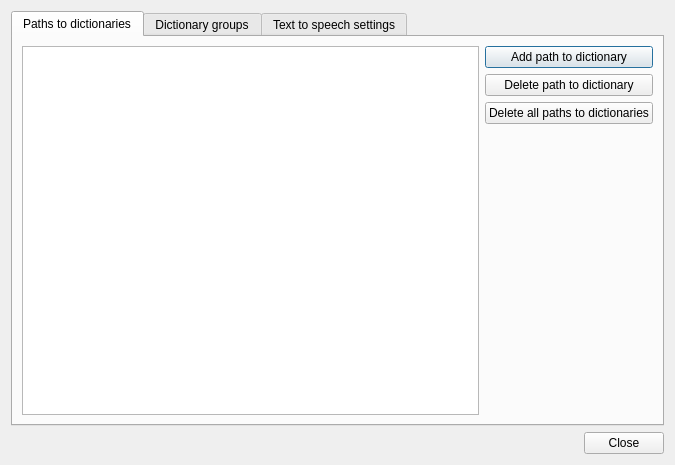
<?xml version="1.0" encoding="UTF-8"?>
<ui version="4.0">
 <class>DictionarySettings</class>
 <widget class="QDialog" name="DictionarySettings">
  <property name="windowModality">
   <enum>Qt::ApplicationModal</enum>
  </property>
  <property name="geometry">
   <rect>
    <x>0</x>
    <y>0</y>
    <width>675</width>
    <height>465</height>
   </rect>
  </property>
  <property name="windowTitle">
   <string>Dictionary settings</string>
  </property>
  <layout class="QVBoxLayout" name="verticalLayout">
   <item>
    <widget class="QTabWidget" name="tabWidget">
     <property name="currentIndex">
      <number>0</number>
     </property>
     <widget class="QWidget" name="Dict_path_tab">
      <attribute name="title">
       <string>Paths to dictionaries</string>
      </attribute>
      <layout class="QHBoxLayout" name="horizontalLayout">
       <item>
        <layout class="QVBoxLayout" name="verticalLayout_2">
         <item>
          <widget class="QListWidget" name="path_to_dict_list">
           <property name="horizontalScrollBarPolicy">
            <enum>Qt::ScrollBarAsNeeded</enum>
           </property>
          </widget>
         </item>
        </layout>
       </item>
       <item>
        <layout class="QVBoxLayout" name="verticalLayout_3">
         <item>
          <widget class="QPushButton" name="add_path_to_dict_button">
           <property name="text">
            <string>Add path to dictionary</string>
           </property>
          </widget>
         </item>
         <item>
          <widget class="QPushButton" name="del_path_to_dict_button">
           <property name="text">
            <string>Delete path to dictionary</string>
           </property>
          </widget>
         </item>
         <item>
          <widget class="QPushButton" name="del_all_paths_to_dicts_button">
           <property name="text">
            <string>Delete all paths to dictionaries</string>
           </property>
          </widget>
         </item>
         <item>
          <spacer name="verticalSpacer">
           <property name="orientation">
            <enum>Qt::Vertical</enum>
           </property>
           <property name="sizeHint" stdset="0">
            <size>
             <width>20</width>
             <height>40</height>
            </size>
           </property>
          </spacer>
         </item>
        </layout>
       </item>
      </layout>
     </widget>
     <widget class="QWidget" name="General_dict_group_tab">
      <attribute name="title">
       <string>Dictionary groups</string>
      </attribute>
      <layout class="QGridLayout" name="gridLayout" rowstretch="0,0,0,0,0,0,0">
       <item row="0" column="2">
        <widget class="QLabel" name="dict_groups_label">
         <property name="text">
          <string>Dictionary groups</string>
         </property>
        </widget>
       </item>
       <item row="5" column="2">
        <widget class="QPushButton" name="del_all_dict_groups_button">
         <property name="text">
          <string>Delete all dictionary groups</string>
         </property>
        </widget>
       </item>
       <item row="2" column="0">
        <widget class="QListWidget" name="avail_dicts_list"/>
       </item>
       <item row="0" column="0">
        <widget class="QLabel" name="avail_dict_label">
         <property name="text">
          <string>Available dictionaries</string>
         </property>
        </widget>
       </item>
       <item row="3" column="2">
        <widget class="QPushButton" name="add_dict_group_button">
         <property name="text">
          <string>Add dictionary group</string>
         </property>
        </widget>
       </item>
       <item row="4" column="2">
        <widget class="QPushButton" name="del_dict_group_button">
         <property name="text">
          <string>Delete dictionary group</string>
         </property>
        </widget>
       </item>
       <item row="6" column="0" colspan="3">
        <widget class="QTextEdit" name="dict_descr_text_edit">
         <property name="readOnly">
          <bool>true</bool>
         </property>
        </widget>
       </item>
       <item row="3" column="0">
        <widget class="QPushButton" name="add_dict_to_group_button">
         <property name="text">
          <string>Add dictionary to the group</string>
         </property>
        </widget>
       </item>
       <item row="4" column="0">
        <widget class="QPushButton" name="del_dict_from_group_button">
         <property name="text">
          <string>Delete dictionary from the group</string>
         </property>
        </widget>
       </item>
       <item row="5" column="0">
        <widget class="QPushButton" name="show_dict_descr_button">
         <property name="text">
          <string>Show dictionary description</string>
         </property>
        </widget>
       </item>
       <item row="2" column="2">
        <widget class="QTabWidget" name="dict_groups_tab">
         <property name="currentIndex">
          <number>-1</number>
         </property>
        </widget>
       </item>
      </layout>
     </widget>
     <widget class="QWidget" name="TTS_settings_tab">
      <attribute name="title">
       <string>Text to speech settings</string>
      </attribute>
      <layout class="QVBoxLayout" name="verticalLayout_4">
       <item>
        <layout class="QHBoxLayout" name="horizontalLayout_2">
         <item>
          <widget class="QLineEdit" name="tts_test_word_line_edit">
           <property name="placeholderText">
            <string>Enter a test word for TTS engine...</string>
           </property>
          </widget>
         </item>
        </layout>
       </item>
       <item>
        <layout class="QHBoxLayout" name="horizontalLayout_3">
         <item>
          <widget class="QLabel" name="tts_volume_label">
           <property name="text">
            <string>Volume</string>
           </property>
          </widget>
         </item>
         <item>
          <widget class="QSlider" name="tts_volume_slider">
           <property name="maximum">
            <number>100</number>
           </property>
           <property name="orientation">
            <enum>Qt::Horizontal</enum>
           </property>
           <property name="tickPosition">
            <enum>QSlider::TicksAbove</enum>
           </property>
          </widget>
         </item>
        </layout>
       </item>
       <item>
        <layout class="QHBoxLayout" name="horizontalLayout_4">
         <item>
          <widget class="QLabel" name="tts_rate_label">
           <property name="text">
            <string>Rate</string>
           </property>
          </widget>
         </item>
         <item>
          <widget class="QSlider" name="tts_rate_slider">
           <property name="minimum">
            <number>-100</number>
           </property>
           <property name="maximum">
            <number>100</number>
           </property>
           <property name="orientation">
            <enum>Qt::Horizontal</enum>
           </property>
           <property name="tickPosition">
            <enum>QSlider::TicksAbove</enum>
           </property>
          </widget>
         </item>
        </layout>
       </item>
       <item>
        <layout class="QHBoxLayout" name="horizontalLayout_5">
         <item>
          <widget class="QLabel" name="tts_pitch_label">
           <property name="text">
            <string>Pitch</string>
           </property>
          </widget>
         </item>
         <item>
          <widget class="QSlider" name="tts_pitch_slider">
           <property name="minimum">
            <number>-100</number>
           </property>
           <property name="maximum">
            <number>100</number>
           </property>
           <property name="orientation">
            <enum>Qt::Horizontal</enum>
           </property>
           <property name="tickPosition">
            <enum>QSlider::TicksAbove</enum>
           </property>
          </widget>
         </item>
        </layout>
       </item>
       <item>
        <layout class="QHBoxLayout" name="horizontalLayout_6">
         <item>
          <widget class="QLabel" name="tts_engine_label">
           <property name="text">
            <string>Engine</string>
           </property>
          </widget>
         </item>
         <item>
          <widget class="QComboBox" name="tts_engine_combobox"/>
         </item>
        </layout>
       </item>
       <item>
        <layout class="QHBoxLayout" name="horizontalLayout_7">
         <item>
          <widget class="QLabel" name="tts_language_label">
           <property name="text">
            <string>Language</string>
           </property>
          </widget>
         </item>
         <item>
          <widget class="QComboBox" name="tts_language_combobox"/>
         </item>
        </layout>
       </item>
       <item>
        <layout class="QHBoxLayout" name="horizontalLayout_8">
         <item>
          <widget class="QLabel" name="tts_voice_name_label">
           <property name="text">
            <string>Voice name</string>
           </property>
          </widget>
         </item>
         <item>
          <widget class="QComboBox" name="tts_voice_name_combobox"/>
         </item>
        </layout>
       </item>
       <item>
        <widget class="QPushButton" name="tts_play_button_label">
         <property name="text">
          <string>Play</string>
         </property>
        </widget>
       </item>
      </layout>
     </widget>
    </widget>
   </item>
   <item>
    <widget class="QDialogButtonBox" name="buttonBox">
     <property name="orientation">
      <enum>Qt::Horizontal</enum>
     </property>
     <property name="standardButtons">
      <set>QDialogButtonBox::Close</set>
     </property>
    </widget>
   </item>
  </layout>
 </widget>
 <resources/>
 <connections>
  <connection>
   <sender>buttonBox</sender>
   <signal>accepted()</signal>
   <receiver>DictionarySettings</receiver>
   <slot>accept()</slot>
   <hints>
    <hint type="sourcelabel">
     <x>248</x>
     <y>254</y>
    </hint>
    <hint type="destinationlabel">
     <x>157</x>
     <y>274</y>
    </hint>
   </hints>
  </connection>
  <connection>
   <sender>buttonBox</sender>
   <signal>rejected()</signal>
   <receiver>DictionarySettings</receiver>
   <slot>reject()</slot>
   <hints>
    <hint type="sourcelabel">
     <x>316</x>
     <y>260</y>
    </hint>
    <hint type="destinationlabel">
     <x>286</x>
     <y>274</y>
    </hint>
   </hints>
  </connection>
 </connections>
</ui>
